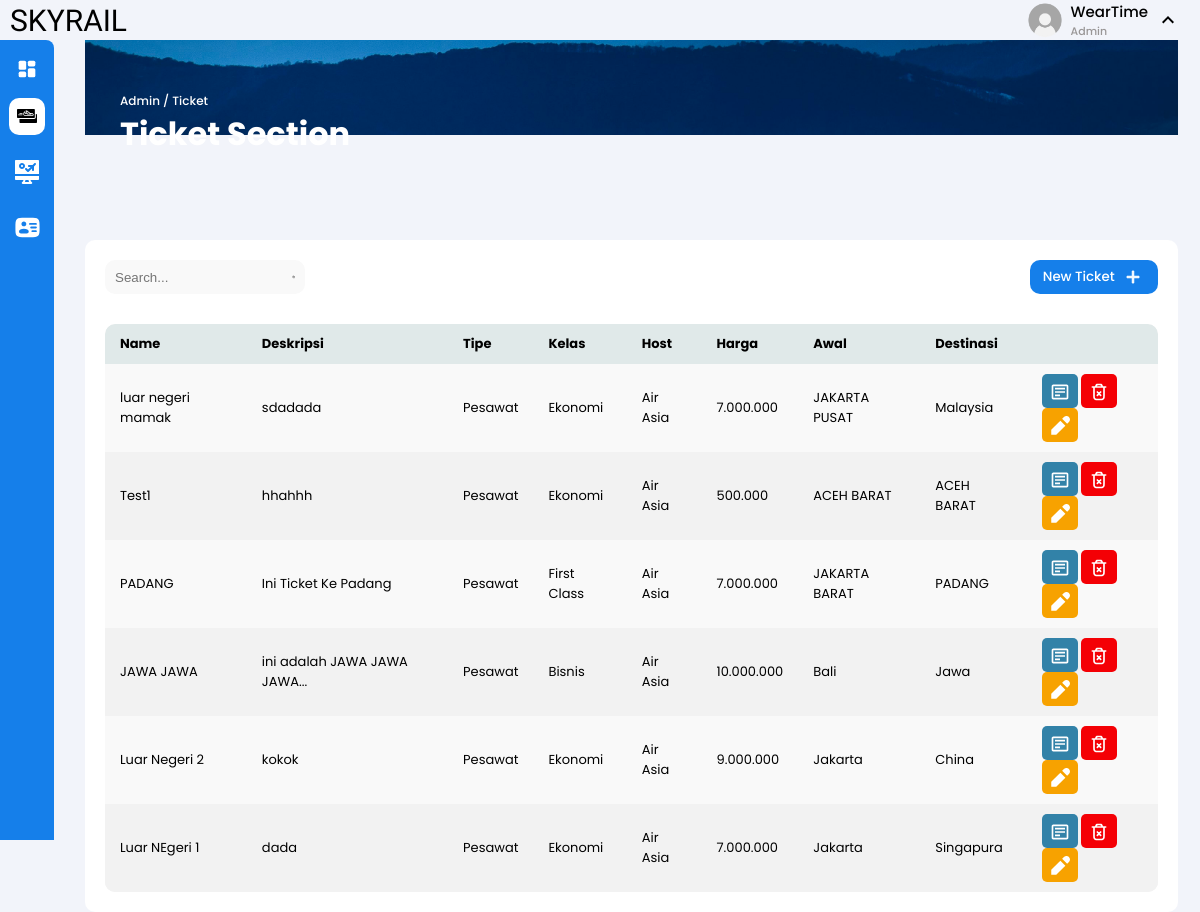
The page /admin/ticket (signed in) on the database its author committed.
### tables this page shows
CREATE TABLE `ticket` (
  `id` int(11) NOT NULL,
  `namaTicket` varchar(255) DEFAULT NULL,
  `deskripsi` varchar(255) DEFAULT NULL,
  `luarNegeri` tinyint(1) DEFAULT NULL,
  `tipeTicket` varchar(255) DEFAULT NULL,
  `kelasTicket` varchar(255) DEFAULT NULL,
  `hostTicket` int(11) DEFAULT NULL,
  `harga` varchar(255) DEFAULT NULL,
  `destinasi` varchar(255) DEFAULT NULL,
  `tempatBerangkat` varchar(255) DEFAULT NULL,
  `tanggal` datetime DEFAULT NULL,
  `stok` int(11) DEFAULT NULL,
  `penumpangMax` varchar(255) DEFAULT NULL,
  `imageTujuan` varchar(255) DEFAULT NULL
);

CREATE TABLE `host` (
  `id` int(11) NOT NULL,
  `nameHost` varchar(255) DEFAULT NULL,
  `tipeHost` enum('Pesawat','Kereta','Bus','Kapal') DEFAULT NULL,
  `logo` varchar(255) DEFAULT NULL
);

### admin/ticket.php (the view, shortened to what this page needs)
<?php
require_once '../config/connection.php';
?>
<!DOCTYPE html>
<html lang="en">
<head>
    <link rel="stylesheet" href="../assets/css/ticket.css">
</head>
<body>
    <?php include "../layouts/admin/navbar.php" ?>
    <main>
        <?php include "../layouts/admin/sidebar.php" ?>
        <div class="main-content">
            <div class="image-header">
                <p><a href="/admin">Admin</a> / Ticket</p>
                <h1>Ticket Section</h1>
            </div>
            <div class="content">
                <div class="header-content">
                    <div class="search">
                        <input type="search" name="search" id="search" placeholder="Search...">
                    </div>
                    <button class="add-ticket" id="openModalBtn">New Ticket </button>
                </div>
                <?php
                $ticketQuery = "SELECT t.id, t.namaTicket, t.deskripsi, t.tipeTicket, t.kelasTicket,
                h.nameHost, t.harga, t.tempatBerangkat, t.destinasi
                FROM ticket t
                JOIN host h ON t.hostTicket = h.id
                ORDER BY t.id DESC";
                $ticketResult = $conn->query($ticketQuery);
                ?>
                <div class="table-content">
                    <table>
                        <thead>
                            <tr>
                                <th>Name</th>
                                <th>Deskripsi</th>
                                <th>Tipe</th>
                                <th>Kelas</th>
                                <th>Host</th>
                                <th>Harga</th>
                                <th>Awal</th>
                                <th>Destinasi</th>
                                <th></th>
                            </tr>
                        </thead>
                        <tbody>
                            <?php if ($ticketResult && $ticketResult->num_rows > 0): ?>
                                <?php while ($row = $ticketResult->fetch_assoc()): ?>
                                    <tr>
                                        <td><?php echo htmlspecialchars($row['namaTicket']); ?></td>
                                        <td class="deskripsi"><?php echo htmlspecialchars($row['deskripsi']); ?></td>
                                        <td><?php echo htmlspecialchars($row['tipeTicket']); ?></td>
                                        <td><?php echo htmlspecialchars($row['kelasTicket']); ?></td>
                                        <td><?php echo htmlspecialchars($row['nameHost']); ?></td>
                                        <td><?php echo number_format((float) $row['harga'], 0, ',', '.'); ?></td>
                                        <td><?php echo htmlspecialchars($row['tempatBerangkat']); ?></td>
                                        <td><?php echo htmlspecialchars($row['destinasi']); ?></td>
                                        <td>
                                            <button class="detail-btn" data-id="<?php echo $row['id']; ?>">
                                            </button>
                                            <button class="delete-btn" data-id="<?php echo $row['id']; ?>">
                                            </button>
                                            <button class="edit-btn" data-id="<?php echo $row['id']; ?>">
                                            </button>
                                        </td>
                                    </tr>
                                <?php endwhile; ?>
                            <?php else: ?>
                                <tr>
                                    <td colspan="9" style="text-align: center;">Tidak ada data ticket</td>
                                </tr>
                            <?php endif; ?>
                        </tbody>
                    </table>
                </div>
            </div>
        </div>
    </main>

### assets/css/ticket.css (style rules this page uses)
:root { --secondary-color: white; }
* { box-sizing: border-box; }
main .main-content { margin-left: 85px; width: 100%; }
main .main-content .image-header { height: 170px; width: 98%; background-image: url("../image/blue-background.jpeg"); background-position: 0px -635px; background-size: cover; background-repeat: no-repeat; border-bottom-left-radius: 25px; border-bottom-right-radius: 25px; display: flex; flex-direction: column; justify-content: center; padding-left: 35px; }
main .main-content .image-header p { font-family: "Poppins", sans-serif; font-weight: 500; font-style: normal; font-size: 12px; color: white; }
main .main-content .image-header p a { color: inherit; text-decoration: none; }
main .main-content .image-header h1 { font-family: "Poppins", sans-serif; font-weight: 700; font-style: normal; font-size: 32px; color: white; }
main .main-content .content { background-color: white; width: 98%; margin-top: 30px; border-radius: 10px; padding: 10px; }
main .main-content .content .header-content { display: flex; justify-content: space-between; padding: 0 10px; margin-top: 10px; }
main .main-content .content .header-content .search { display: flex; background-color: #f9f9f9; width: 200px; border-radius: 10px; padding: 5px 10px; }
main .main-content .content .header-content .search input { background-color: #f9f9f9; outline: 0; border: 0; }
main .main-content .content .header-content .search svg { cursor: pointer; }
main .main-content .content .header-content .add-ticket { display: flex; align-items: center; padding: 4px 13px; border-radius: 10px; outline: 0; border: 0; gap: 6px; font-family: "Poppins", sans-serif; font-weight: 500; background-color: #157fea; font-style: normal; color: white; cursor: pointer; }
main .main-content .content .table-content { margin: 10px; border-radius: 10px; overflow: hidden; background-color: #f2f2f2; margin-top: 30px; }
main .main-content .content .table-content table { width: 100%; border-collapse: separate; border-spacing: 0; }
main .main-content .content table thead tr:first-child th:first-child { border-top-left-radius: 10px; }
main .main-content .content table thead tr:first-child th:last-child { border-top-right-radius: 10px; }
main .main-content .content table thead { font-family: "Poppins", sans-serif; font-weight: 500; font-style: normal; font-size: 13px; background-color: #e0e9e9; }
main .main-content .content table tbody { font-family: "Poppins", sans-serif; font-weight: 400; font-style: normal; font-size: 13px; background-color: #f9f9f9; }
main .main-content .content table tbody tr:nth-child(even) { background-color: #f2f2f2; }
main .main-content .content .table-content table tbody tr td { padding: 10px 15px; }
main .main-content .content .table-content table thead tr th { text-align: left; padding: 10px 15px; }
main .main-content .content .table-content table tbody tr td button { outline: 0; border: 0; padding: 8px 8px 3px 8px; cursor: pointer; border-radius: 5px; }
main .main-content .content .table-content table tbody tr td button.edit-btn { background-color: #f7a200; }
main .main-content .content .table-content table tbody tr td button.delete-btn { background-color: #f40005; }
main .main-content .content .table-content table tbody tr td button.detail-btn { background-color: #3282a8; }

### assets/css/navbarAdmin.css (style rules this page uses)
:root { --sidebar-color: #157fea; --secondary-color: #999696; }

### assets/css/sidebarAdmin.css (style rules this page uses)
* { padding: 0; margin: 0; }
:root { --background-color: #f2f4fa; --sidebar-color: #157fea; }
body { background-color: var(--background-color); }
main { display: flex; }

### rows shown on the page
ticket: namaTicket "luar negeri mamak", deskripsi "sdadada", tipeTicket "Pesawat", kelasTicket "Ekonomi", hostTicket.nameHost "Air Asia", harga "7.000.000", tempatBerangkat "JAKARTA PUSAT", destinasi "Malaysia"
ticket: namaTicket "Test1", deskripsi "hhahhh", tipeTicket "Pesawat", kelasTicket "Ekonomi", hostTicket.nameHost "Air Asia", harga "500.000", tempatBerangkat "ACEH BARAT", destinasi "ACEH BARAT"
ticket: namaTicket "PADANG", deskripsi "Ini Ticket Ke Padang", tipeTicket "Pesawat", kelasTicket "First Class", hostTicket.nameHost "Air Asia", harga "7.000.000", tempatBerangkat "JAKARTA BARAT", destinasi "PADANG"
ticket: namaTicket "JAWA JAWA", tipeTicket "Pesawat", kelasTicket "Bisnis", hostTicket.nameHost "Air Asia", harga "10.000.000", tempatBerangkat "Bali", destinasi "Jawa"
ticket: namaTicket "Luar Negeri 2", deskripsi "kokok", tipeTicket "Pesawat", kelasTicket "Ekonomi", hostTicket.nameHost "Air Asia", harga "9.000.000", tempatBerangkat "Jakarta", destinasi "China"
ticket: namaTicket "Luar NEgeri 1", deskripsi "dada", tipeTicket "Pesawat", kelasTicket "Ekonomi", hostTicket.nameHost "Air Asia", harga "7.000.000", tempatBerangkat "Jakarta", destinasi "Singapura"
